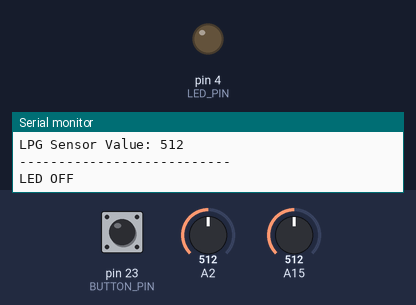
The sketch below on a simulated Arduino Mega 2560, built with avr-gcc and run on an emulated ATmega2560. On the bench: output pins drawn as LEDs (lit = HIGH), the last lines printed to the serial monitor. The inputs (shaded band) are chosen by the test bench; at power-on: pin 23 (BUTTON_PIN) HIGH, A2 = 512, A15 = 512.

Above: at 2.2 s.
2.3 s: pin 23 (BUTTON_PIN) pulled LOW for 1.2 s
At 3.4 s:
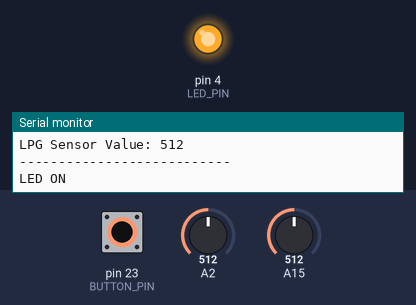
5.5 s: pin 23 (BUTTON_PIN) pulled LOW for 3.2 s
At 10.0 s:
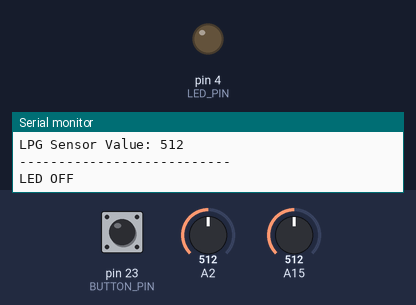
Timing chart, 0 to 11.5 s (numbered marks = the images above; inputs shaded):
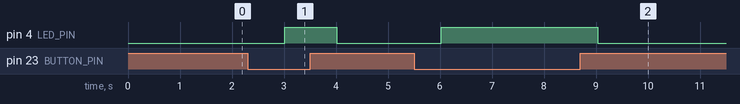

Measured:
- after the input at 2.3 s, pin 4 (LED_PIN): LOW → HIGH after 0.71 s, → LOW 1.0 s later
- after the input at 5.5 s, pin 4 (LED_PIN): LOW → HIGH after 0.52 s, → LOW 3.0 s later

The sketch:

mqSeries.ino
```cpp
/*
  Author: Joshua Wambua
  Date: 02/11/2025
  Description:
  Modular program for MQ2 and MQ5 gas sensors with LED control via push button.
  Demonstrates use of functions, parameters, and clean structure.
*/

// --- Pin Assignments ---
const int MQ2_PIN = 15;
const int MQ5_PIN = 2;
const int LED_PIN = 4;
const int BUTTON_PIN = 23;

// --- Function Declarations ---
int readSensor(int sensorPin);
void displayReadings(int coValue, int lpgValue);
void controlLED(int buttonPin, int ledPin);
void systemStatus();

// --- Setup Function ---
void setup() {
  Serial.begin(115200);
  pinMode(MQ2_PIN, INPUT);
  pinMode(MQ5_PIN, INPUT);
  pinMode(BUTTON_PIN, INPUT_PULLUP); // active LOW
  pinMode(LED_PIN, OUTPUT);

  Serial.println("=== System Initialized ===");
  delay(1000);
}

// --- Loop Function ---
void loop() {
  systemStatus(); // Display header info

  // 1️⃣ Read sensor data
  int coValue = readSensor(MQ2_PIN);
  int lpgValue = readSensor(MQ5_PIN);

  // 2️⃣ Display data
  displayReadings(coValue, lpgValue);

  // 3️⃣ Control LED with button
  controlLED(BUTTON_PIN, LED_PIN);

  delay(1000);
}

// --- Function Definitions ---

// Reads an analog value from a given pin
int readSensor(int sensorPin) {
  int value = analogRead(sensorPin);
  return value;
}

// Displays gas readings on the serial monitor
void displayReadings(int coValue, int lpgValue) {
  Serial.print("CO Sensor Value: ");
  Serial.println(coValue);
  Serial.print("LPG Sensor Value: ");
  Serial.println(lpgValue);
  Serial.println("---------------------------");
}

// Reads a button and turns an LED on/off accordingly
void controlLED(int buttonPin, int ledPin) {
  int buttonState = digitalRead(buttonPin);

  if (buttonState == LOW) { // Button pressed
    digitalWrite(ledPin, HIGH);
    Serial.println("LED ON");
  } else {
    digitalWrite(ledPin, LOW);
    Serial.println("LED OFF");
  }
}

// Prints system status info or banner
void systemStatus() {
  Serial.println("\n===== SYSTEM RUNNING =====");
}
```
